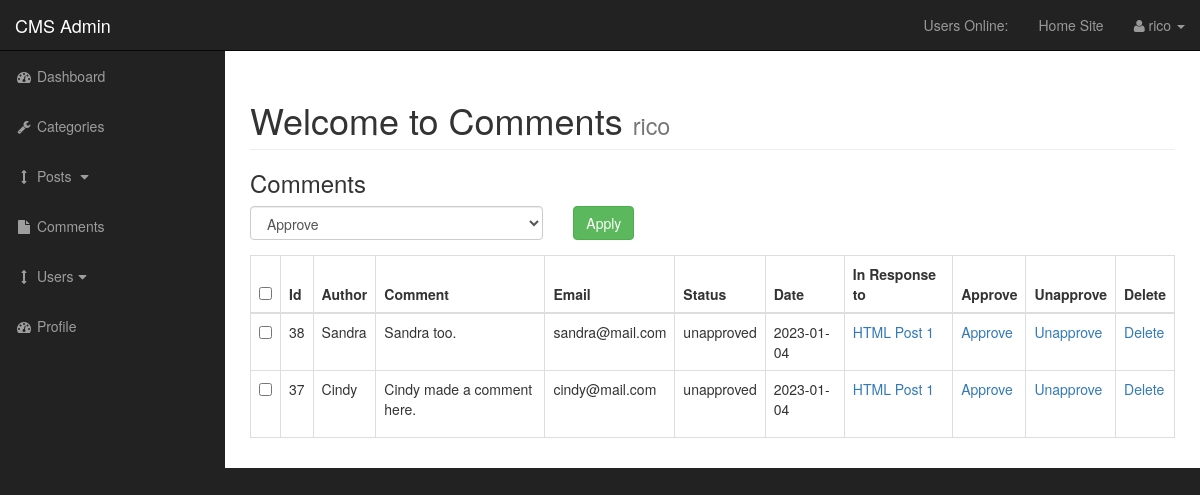
The page /admin/post_comments.php?id=42 (signed in) on the database its author committed.
### tables this page shows
CREATE TABLE `comments` (
  `comment_id` int(3) NOT NULL,
  `comment_post_id` int(3) NOT NULL,
  `comment_author` varchar(255) NOT NULL,
  `comment_email` varchar(255) NOT NULL,
  `comment_content` text NOT NULL,
  `comment_status` varchar(255) NOT NULL,
  `comment_date` date NOT NULL,
  `comment_edit_author` varchar(255) NOT NULL,
  `comment_editors_comment` text NOT NULL,
  `comment_edited_date` date NOT NULL
);

CREATE TABLE `posts` (
  `post_id` int(3) NOT NULL,
  `post_category_id` int(3) NOT NULL,
  `post_title` varchar(255) NOT NULL,
  `post_author` varchar(255) NOT NULL,
  `post_date` date NOT NULL,
  `post_image` text NOT NULL,
  `post_content` text NOT NULL,
  `post_tags` varchar(255) NOT NULL,
  `post_comment_count` int(11) NOT NULL,
  `post_status` varchar(255) NOT NULL DEFAULT 'draft',
  `post_views_count` int(11) NOT NULL
);

### admin/functions.php (called while the page is built, shortened)
<?php
   function escape($string) {
      global $connection;
      return mysqli_real_escape_string($connection, trim($string));
   }
   ?>

### admin/post_comments.php (the view, shortened to what this page needs)
<?php include ("includes/admin_head.php"); ?>
    <div id="wrapper">
      <?php include ("includes/admin_navigation.php"); ?>
      <div id="page-wrapper">
         <div class="container-fluid">
               <div class="row">
                  <div class="col-lg-12">
                     <h1 class="page-header">
                           Welcome to Comments
                           <small><?php echo $_SESSION['user_name']; ?></small>
                     </h1>
<form action="" method="post">
   <h3>Comments</h3>
   <table class="table table-bordered table-hover">
         <div id="bulkOptionsContainer" class="form-group col-xs-4" style="padding-left: 0;">
            <select id="" class="form-control" name="bulk_options">
               <option value="approved">Approve</option>
            </select>
         </div>
         <div class="form-group col-xs-4">
            <input class="btn btn-success" type="submit" name="Submit" value="Apply">
         </div>
      <thead>
         <tr>
            <th><input id="selectAllBoxes" type="checkbox"></th>
            <th>Id</th>
            <th>Author</th>
            <th>Comment</th>
            <th>Email</th>
            <th>Status</th>
            <th>Date</th>
            <th>In Response to</th>
            <th>Approve</th>
            <th>Unapprove</th>
            <th>Delete</th>
         </tr>
      </thead>
      <tbody>
         <?php
            $the_comment_id = escape($_GET['id']);
            $query = "SELECT * FROM comments WHERE comment_post_id = {$the_comment_id} ORDER BY comment_id DESC ";
            $select_comments = mysqli_query($connection, $query);
            while ($row = mysqli_fetch_assoc($select_comments)) {
               $comment_id = $row['comment_id'];
               $comment_post_id = $row['comment_post_id'];
               $comment_author = $row['comment_author'];
               $comment_email = $row['comment_email'];
               $comment_content = substr($row['comment_content'], 0, 50);
               $comment_status = $row['comment_status'];
               $comment_date = $row['comment_date'];
               echo "<tr>";
               ?>
                  <td><input class='checkBoxes' type='checkbox' name='checkBoxArray[]' value='<?php echo "$comment_id"; ?>'></td>
               <?php
               echo "<td>{$comment_id}</td>";
               echo "<td>{$comment_author}</td>";
               echo "<td>{$comment_content}</td>";
               echo "<td>{$comment_email}</td>";
               echo "<td>{$comment_status}</td>";
               echo "<td>{$comment_date}</td>";
               $query = "SELECT * FROM posts WHERE post_id = $comment_post_id";
               $select_post_id_query = mysqli_query($connection, $query);
               while($row = mysqli_fetch_assoc($select_post_id_query)) {
                  $post_id = $row['post_id'];
                  $post_title = $row['post_title'];
                  echo "<td><a href='../post.php?p_id=$post_id'>$post_title</a></td>";
               }
               echo "<td><a href='post_comments.php?approved=$comment_id&id=" . $_GET['id'] . "'>Approve</a></td>";
               echo "<td><a href='post_comments.php?unapproved=$comment_id&id=" . $_GET['id'] . "'>Unapprove</a></td>";
               echo "<td><a onClick=\"javascript: return confirm('Are you sure you want to delete this comment?'); \" href='post_comments.php?delete=$comment_id&id=" . $_GET['id'] . "'>Delete</a></td>";
               echo "</tr>";
            }
         ?>
      </tbody>
   </table>
</form>
                  </div>
               </div>
         </div>
      </div>
    </div>
<?php include ("includes/admin_footer.php"); ?>

### admin/css/sb-admin.css (style rules this page uses)
body { margin-top: 100px; background-color: #222; }
@media (min-width:768px) { body { margin-top: 50px; } }
#wrapper { padding-left: 0; }
#page-wrapper { width: 100%; padding: 0; background-color: #fff; }
@media (min-width:768px) { #wrapper { padding-left: 225px; } }
@media (min-width:768px) { #page-wrapper { padding: 10px; } }

### rows shown on the page
comments: comment_id "38", comment_author "Sandra", comment_content "Sandra too.", comment_email "sandra@mail.com", comment_status "unapproved", comment_date "2023-01-04"
posts: post_title "HTML Post 1"
comments: comment_id "37", comment_author "Cindy", comment_content "Cindy made a comment here.", comment_email "cindy@mail.com", comment_status "unapproved", comment_date "2023-01-04"

### other values the page prints
$_SESSION['user_name'] "rico"
